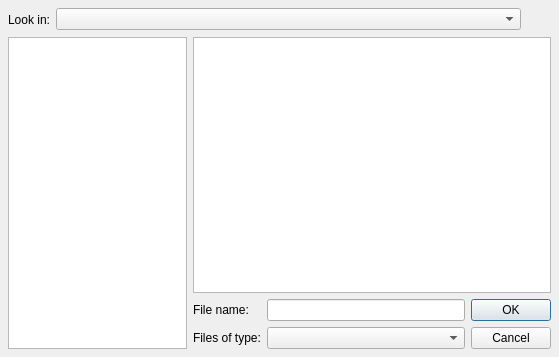
<ui version="4.0" >
 <author></author>
 <comment></comment>
 <exportmacro></exportmacro>
 <class>pqFileDialog</class>
 <widget class="QDialog" name="pqFileDialog" >
  <property name="geometry" >
   <rect>
    <x>0</x>
    <y>0</y>
    <width>559</width>
    <height>357</height>
   </rect>
  </property>
  <property name="windowTitle" >
   <string>Dialog</string>
  </property>
  <layout class="QGridLayout" >
   <property name="margin" >
    <number>8</number>
   </property>
   <property name="spacing" >
    <number>6</number>
   </property>
   <item row="1" column="1" >
    <widget class="QTreeView" name="files" >
     <property name="sizePolicy" >
      <sizepolicy>
       <hsizetype>7</hsizetype>
       <vsizetype>7</vsizetype>
       <horstretch>2</horstretch>
       <verstretch>0</verstretch>
      </sizepolicy>
     </property>
    </widget>
   </item>
   <item row="2" column="1" >
    <layout class="QGridLayout" >
     <property name="margin" >
      <number>0</number>
     </property>
     <property name="spacing" >
      <number>6</number>
     </property>
     <item row="0" column="0" >
      <widget class="QLabel" name="label_2" >
       <property name="text" >
        <string>File name:</string>
       </property>
      </widget>
     </item>
     <item row="1" column="1" >
      <widget class="QComboBox" name="fileType" />
     </item>
     <item row="0" column="2" >
      <widget class="QPushButton" name="buttonOk" >
       <property name="text" >
        <string>OK</string>
       </property>
      </widget>
     </item>
     <item row="1" column="0" >
      <widget class="QLabel" name="label" >
       <property name="text" >
        <string>Files of type:</string>
       </property>
      </widget>
     </item>
     <item row="0" column="1" >
      <widget class="QLineEdit" name="fileName" />
     </item>
     <item row="1" column="2" >
      <widget class="QPushButton" name="buttonCancel" >
       <property name="text" >
        <string>Cancel</string>
       </property>
      </widget>
     </item>
    </layout>
   </item>
   <item rowspan="2" row="1" column="0" >
    <widget class="QListView" name="favorites" >
     <property name="sizePolicy" >
      <sizepolicy>
       <hsizetype>7</hsizetype>
       <vsizetype>7</vsizetype>
       <horstretch>1</horstretch>
       <verstretch>0</verstretch>
      </sizepolicy>
     </property>
    </widget>
   </item>
   <item row="0" column="0" colspan="2" >
    <layout class="QHBoxLayout" >
     <property name="margin" >
      <number>0</number>
     </property>
     <property name="spacing" >
      <number>6</number>
     </property>
     <item>
      <widget class="QLabel" name="label_3" >
       <property name="sizePolicy" >
        <sizepolicy>
         <hsizetype>1</hsizetype>
         <vsizetype>5</vsizetype>
         <horstretch>0</horstretch>
         <verstretch>0</verstretch>
        </sizepolicy>
       </property>
       <property name="text" >
        <string>Look in:</string>
       </property>
      </widget>
     </item>
     <item>
      <widget class="QComboBox" name="parents" >
       <property name="sizePolicy" >
        <sizepolicy>
         <hsizetype>7</hsizetype>
         <vsizetype>0</vsizetype>
         <horstretch>0</horstretch>
         <verstretch>0</verstretch>
        </sizepolicy>
       </property>
      </widget>
     </item>
     <item>
      <widget class="QToolButton" name="navigateUp" >
       <property name="text" >
        <string/>
       </property>
       <property name="autoRaise" >
        <bool>true</bool>
       </property>
      </widget>
     </item>
    </layout>
   </item>
  </layout>
 </widget>
 <pixmapfunction></pixmapfunction>
 <resources/>
 <connections>
  <connection>
   <sender>buttonOk</sender>
   <signal>clicked()</signal>
   <receiver>pqFileDialog</receiver>
   <slot>accept()</slot>
   <hints>
    <hint type="sourcelabel" >
     <x>487</x>
     <y>371</y>
    </hint>
    <hint type="destinationlabel" >
     <x>60</x>
     <y>368</y>
    </hint>
   </hints>
  </connection>
  <connection>
   <sender>buttonCancel</sender>
   <signal>clicked()</signal>
   <receiver>pqFileDialog</receiver>
   <slot>reject()</slot>
   <hints>
    <hint type="sourcelabel" >
     <x>487</x>
     <y>404</y>
    </hint>
    <hint type="destinationlabel" >
     <x>84</x>
     <y>388</y>
    </hint>
   </hints>
  </connection>
 </connections>
</ui>
